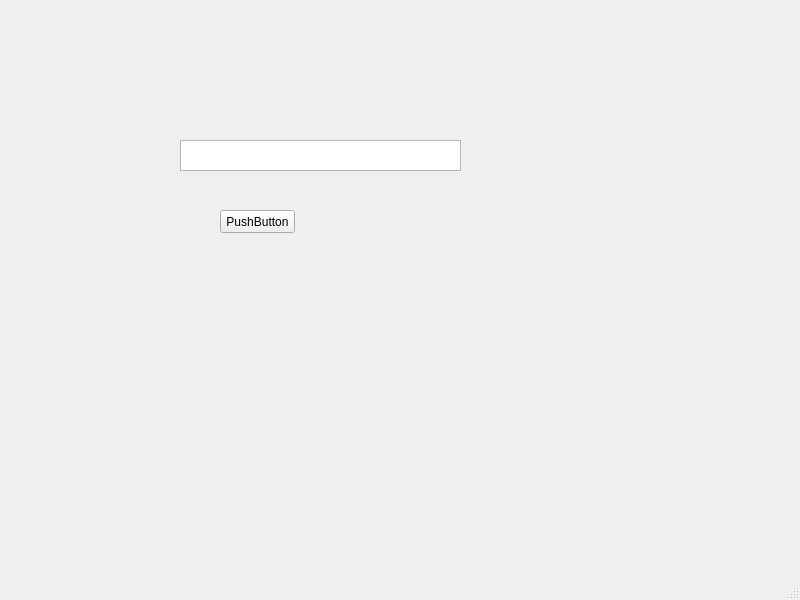
<?xml version="1.0" encoding="UTF-8"?>
<ui version="4.0">
 <class>MainWindow</class>
 <widget class="QMainWindow" name="MainWindow">
  <property name="geometry">
   <rect>
    <x>0</x>
    <y>0</y>
    <width>800</width>
    <height>600</height>
   </rect>
  </property>
  <property name="windowTitle">
   <string>MainWindow</string>
  </property>
  <widget class="QWidget" name="centralwidget">
   <widget class="QListWidget" name="listWidget">
    <property name="geometry">
     <rect>
      <x>180</x>
      <y>140</y>
      <width>281</width>
      <height>31</height>
     </rect>
    </property>
   </widget>
   <widget class="QPushButton" name="pushButton">
    <property name="geometry">
     <rect>
      <x>220</x>
      <y>210</y>
      <width>75</width>
      <height>23</height>
     </rect>
    </property>
    <property name="text">
     <string>PushButton</string>
    </property>
   </widget>
  </widget>
  <widget class="QMenuBar" name="menubar">
   <property name="geometry">
    <rect>
     <x>0</x>
     <y>0</y>
     <width>800</width>
     <height>21</height>
    </rect>
   </property>
  </widget>
  <widget class="QStatusBar" name="statusbar"/>
 </widget>
 <resources/>
 <connections/>
</ui>
